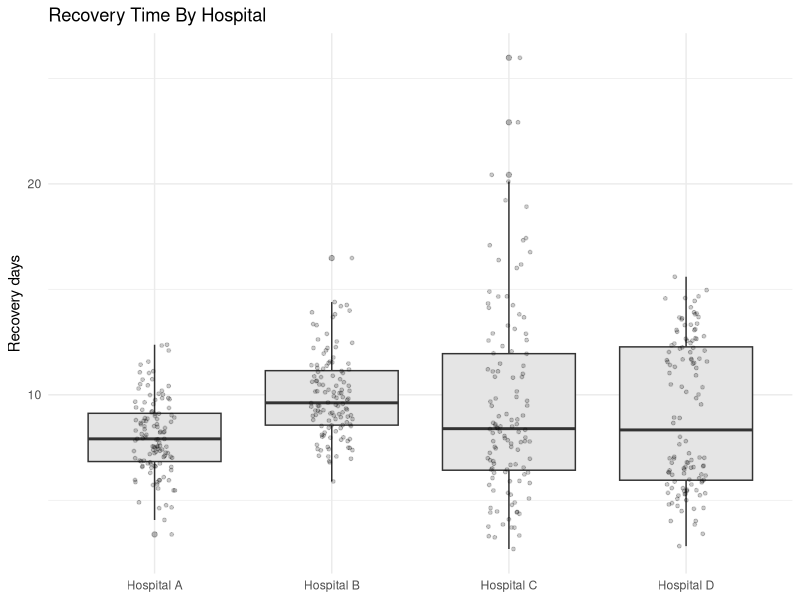
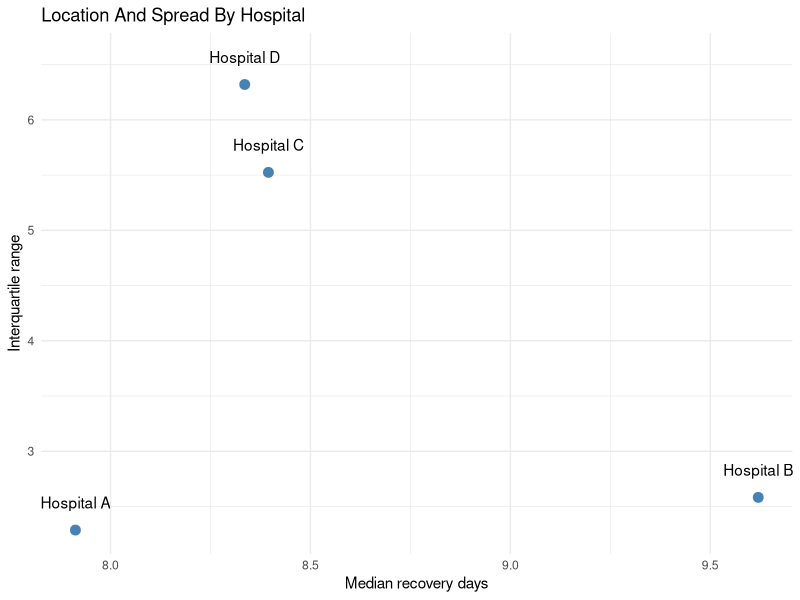
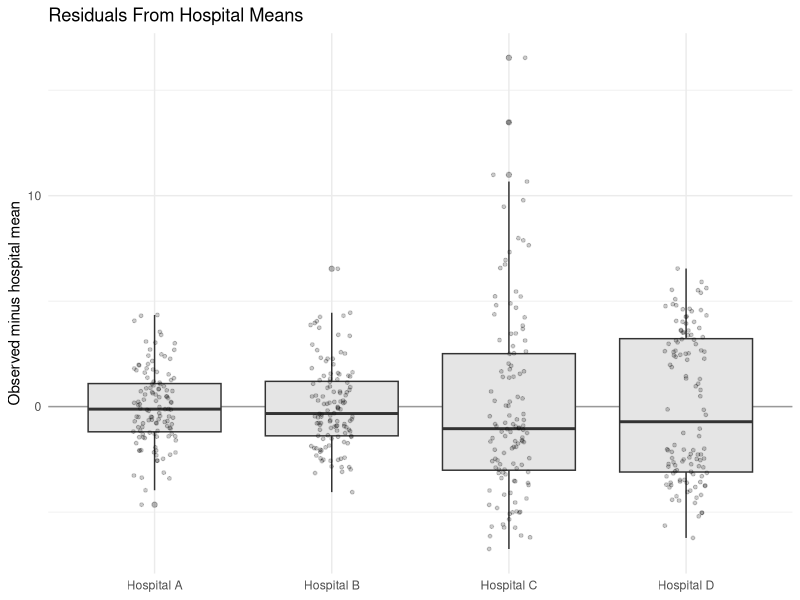
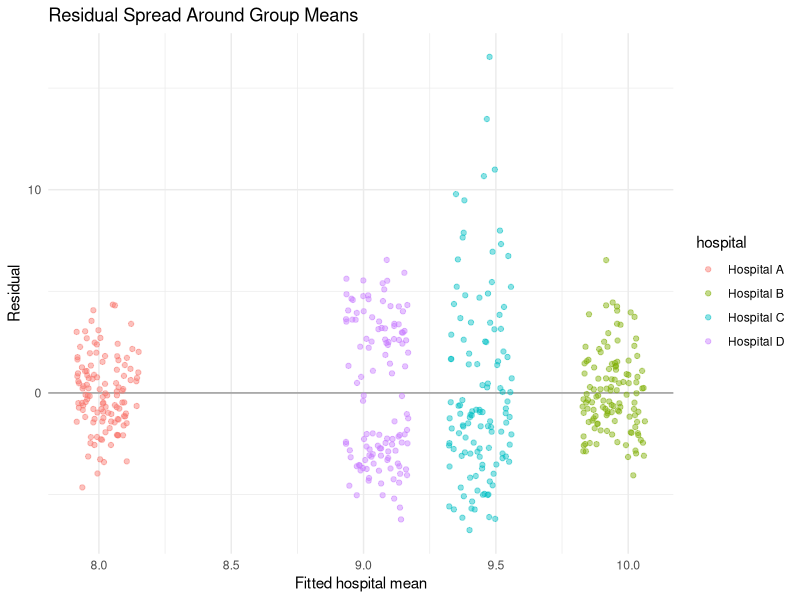

These charts were generated, in order, by the following R code:
## ---- chunk 1
#| include: false
library(dplyr)
library(ggplot2)
## ---- chunk 2
set.seed(123)

hospital_data <- bind_rows(
  tibble::tibble(hospital = "Hospital A", recovery_days = rnorm(120, mean = 8, sd = 2)),
  tibble::tibble(hospital = "Hospital B", recovery_days = rnorm(120, mean = 10, sd = 2)),
  tibble::tibble(hospital = "Hospital C", recovery_days = exp(rnorm(120, mean = 2.1, sd = 0.45))),
  tibble::tibble(
    hospital = "Hospital D",
    recovery_days = c(rnorm(60, mean = 6, sd = 1.2), rnorm(60, mean = 12, sd = 1.5))
  )
) |>
  filter(recovery_days > 0)

hospital_data |>
  group_by(hospital) |>
  summarize(
    n = n(),
    mean_recovery = mean(recovery_days),
    median_recovery = median(recovery_days),
    iqr_recovery = IQR(recovery_days),
    .groups = "drop"
  )
## ---- chunk 3
ggplot(hospital_data, aes(x = hospital, y = recovery_days)) +
  geom_boxplot(fill = "gray90", outlier.alpha = 0.35) +
  geom_jitter(width = 0.12, alpha = 0.2, size = 1) +
  labs(
    title = "Recovery Time By Hospital",
    x = NULL,
    y = "Recovery days"
  ) +
  theme_minimal()
## ---- chunk 4
hospital_summary <- hospital_data |>
  group_by(hospital) |>
  summarize(
    median_recovery = median(recovery_days),
    iqr_recovery = IQR(recovery_days),
    .groups = "drop"
  )

hospital_summary
## ---- chunk 5
ggplot(hospital_summary, aes(x = median_recovery, y = iqr_recovery, label = hospital)) +
  geom_point(size = 3, color = "steelblue") +
  geom_text(nudge_y = 0.25) +
  labs(
    title = "Location And Spread By Hospital",
    x = "Median recovery days",
    y = "Interquartile range"
  ) +
  theme_minimal()
## ---- chunk 6
hospital_residuals <- hospital_data |>
  group_by(hospital) |>
  mutate(
    fitted_group_mean = mean(recovery_days),
    residual = recovery_days - fitted_group_mean
  ) |>
  ungroup()

hospital_residuals |>
  select(hospital, recovery_days, fitted_group_mean, residual) |>
  head()
## ---- chunk 7
ggplot(hospital_residuals, aes(x = hospital, y = residual)) +
  geom_hline(yintercept = 0, color = "gray60") +
  geom_boxplot(fill = "gray90", outlier.alpha = 0.35) +
  geom_jitter(width = 0.12, alpha = 0.2, size = 1) +
  labs(
    title = "Residuals From Hospital Means",
    x = NULL,
    y = "Observed minus hospital mean"
  ) +
  theme_minimal()
## ---- chunk 8
ggplot(hospital_residuals, aes(x = fitted_group_mean, y = residual, color = hospital)) +
  geom_hline(yintercept = 0, color = "gray60") +
  geom_jitter(width = 0.12, alpha = 0.45) +
  labs(
    title = "Residual Spread Around Group Means",
    x = "Fitted hospital mean",
    y = "Residual"
  ) +
  theme_minimal()
